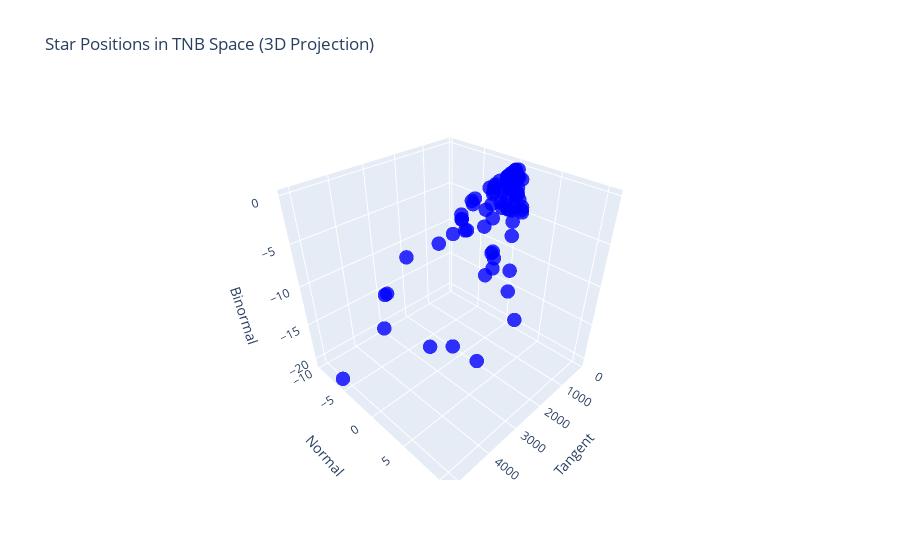
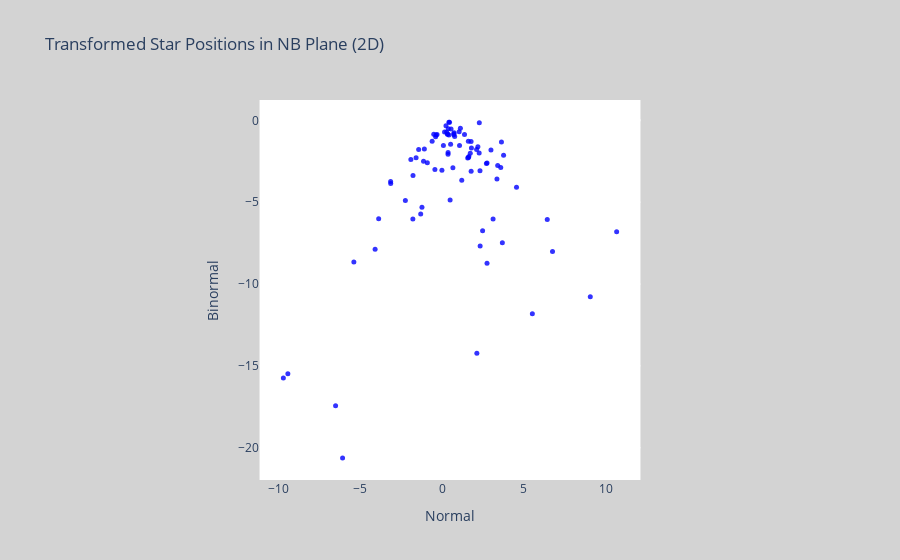
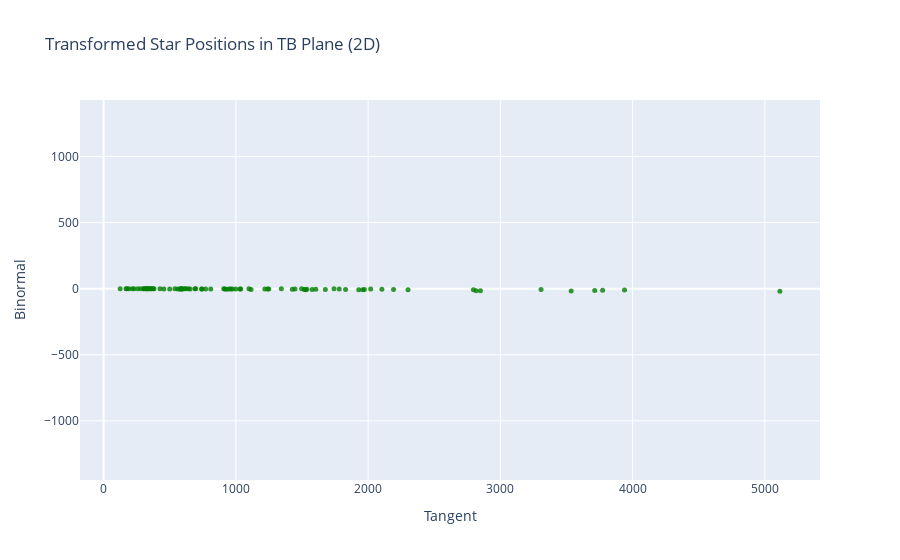
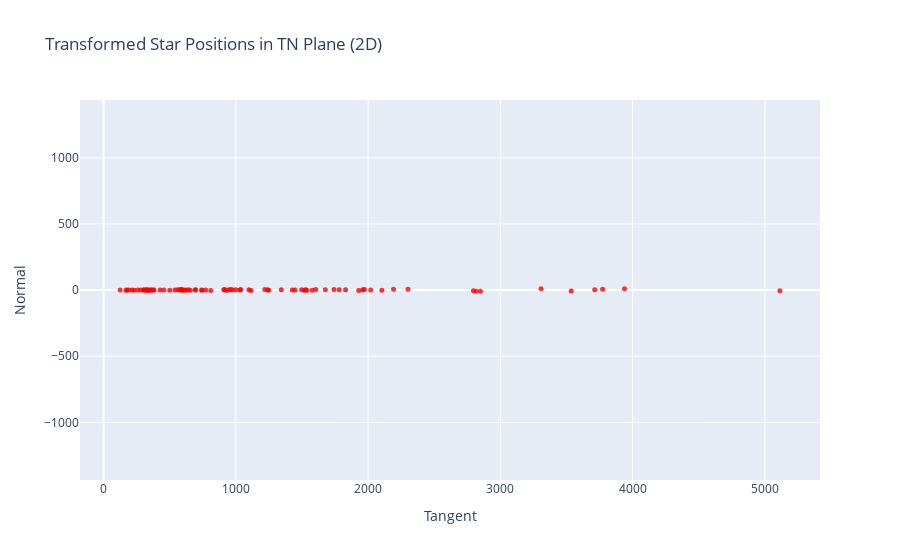

The cell these charts' notebook holds for them, in order:
### Code cell
import numpy as np
import plotly.graph_objects as go
from astropy.coordinates import SkyCoord
from astropy import units as u
from astroquery.gaia import Gaia
from scipy.stats import linregress

# Query Gaia data
coord = SkyCoord(ra=280, dec=-60, unit=(u.degree, u.degree))
width = u.Quantity(0.1, u.deg)
height = u.Quantity(0.1, u.deg)
#r = Gaia.query_object_async(coordinate=coord, width=width, height=height)

job = Gaia.launch_job_async("select top 200 ra, dec, distance_gspphot "
                            "from gaiadr3.gaia_source_lite order by source_id",
                            dump_to_file=False, output_format='csv')
r = job.get_data()
i = 0
remove_list = []
for row in r:
    if not row[2]:
        remove_list.append(i)
    i += 1
r.remove_rows(remove_list)

# Extract relevant columns
ra = r['ra']
dec = r['dec']
distance = r['distance_gspphot']

# Convert to radians
ra_rad = np.radians(ra)
dec_rad = np.radians(dec)

# Convert spherical coordinates to Cartesian coordinates
x = distance * np.cos(dec_rad) * np.cos(ra_rad)
y = distance * np.cos(dec_rad) * np.sin(ra_rad)
z = distance * np.sin(dec_rad)

# Perform linear regression to find the line of best fit in the xy plane
slope, intercept, _, _, _ = linregress(x, y)

# Calculate the direction vector of the line of best fit (Tangent vector)
tangent_vector = np.array([1, slope, 0])
tangent_vector /= np.linalg.norm(tangent_vector)

# Calculate the normal vector to the line of best fit
normal_vector = np.cross(tangent_vector, np.array([0, 0, 1]))
normal_vector /= np.linalg.norm(normal_vector)

# Calculate the binormal vector
binormal_vector = np.cross(tangent_vector, normal_vector)
binormal_vector /= np.linalg.norm(binormal_vector)

# Create the transformation matrix from XYZ to TNB
transformation_matrix = np.vstack((tangent_vector, normal_vector, binormal_vector)).T

# Transform the points into the TNB coordinate system
transformed_points = np.dot(transformation_matrix, np.vstack((x, y, z)))

# Extract the transformed coordinates
t_transformed = transformed_points[0, :]
n_transformed = transformed_points[1, :]
b_transformed = transformed_points[2, :]

# Create a 3D scatter plot with the transformed points
fig = go.Figure()

# Add the transformed points to the plot
fig.add_trace(go.Scatter3d(
    x=t_transformed, y=n_transformed, z=b_transformed,
    mode='markers',
    marker=dict(
        size=5,
        color='blue',  # Use a different color for the transformed points
        opacity=0.8
    ),
    name='Transformed Points'
))

fig.update_layout(
    title='Star Positions in TNB Space (3D Projection)',
    scene=dict(
        xaxis_title='Tangent',
        yaxis_title='Normal',
        zaxis_title='Binormal',
        aspectmode='manual',
        aspectratio=dict(x=1, y=1, z=1)
    )
)

fig.show()

# Create a 2D scatter plot for the NB plane
fig_2d_nb = go.Figure()

# Add the transformed points to the 2D plot
fig_2d_nb.add_trace(go.Scatter(
    x=n_transformed, y=b_transformed,
    mode='markers',
    marker=dict(
        size=5,
        color='blue',  # Use a different color for the transformed points
        opacity=0.8
    ),
    name='Transformed Points'
))

fig_2d_nb.update_layout(
    title='Transformed Star Positions in NB Plane (2D)',
    xaxis_title='Normal',
    yaxis_title='Binormal',
    yaxis=dict(scaleanchor="x", scaleratio=1),  # Ensure the y-axis is scaled to the x-axis
    xaxis=dict(constrain='domain'),  # Ensure the x-axis is constrained to the domain
    paper_bgcolor='lightgrey',  # Background color for the paper
    plot_bgcolor='white'  # Background color for the plot
)

fig_2d_nb.show()

# Create a 2D scatter plot for the TB plane
fig_2d_tb = go.Figure()

# Add the transformed points to the 2D plot
fig_2d_tb.add_trace(go.Scatter(
    x=t_transformed, y=b_transformed,
    mode='markers',
    marker=dict(
        size=5,
        color='green',  # Use a different color for the transformed points
        opacity=0.8
    ),
    name='Transformed Points'
))

fig_2d_tb.update_layout(
    title='Transformed Star Positions in TB Plane (2D)',
    xaxis_title='Tangent',
    yaxis_title='Binormal',
    yaxis=dict(scaleanchor="x", scaleratio=1),  # Ensure the y-axis is scaled to the x-axis
    xaxis=dict(constrain='domain'),  # Ensure the x-axis is constrained to the domain
)

fig_2d_tb.show()

# Create a 2D scatter plot for the TN plane
fig_2d_tn = go.Figure()

# Add the transformed points to the 2D plot
fig_2d_tn.add_trace(go.Scatter(
    x=t_transformed, y=n_transformed,
    mode='markers',
    marker=dict(
        size=5,
        color='red',  # Use a different color for the transformed points
        opacity=0.8
    ),
    name='Transformed Points'
))

fig_2d_tn.update_layout(
    title='Transformed Star Positions in TN Plane (2D)',
    xaxis_title='Tangent',
    yaxis_title='Normal',
    yaxis=dict(scaleanchor="x", scaleratio=1),  # Ensure the y-axis is scaled to the x-axis
    xaxis=dict(constrain='domain'),  # Ensure the x-axis is constrained to the domain
)

fig_2d_tn.show()

### Figure 1 — Plotly figure (JSON) as saved in the notebook; plotly's stock layout.template omitted (floating-point values rounded to 4 significant figures)
{"data": [{"marker": {"color": "blue", "opacity": 0.8, "size": 5}, "mode": "markers", "name": "Transformed Points", "type": "scatter3d", "x": [1497.0, 302.2, 332.8, 1742.0, 621.2, 690.6, 1344.0, 1099.0, 1240.0, 426.0, 696.3, 1781.0, 313.3, 2019.0, 1447.0, 363.1, 1249.0, 358.8, 2104.0, 380.6, 771.2, 581.7, 1031.0, 1427.0, 3308.0, 908.1, 345.6, 595.2, 323.2, 124.5, 1604.0, 999.1, 640.3, 330.4, 3939.0, 538.9, 1036.0, 322.9, 961.0, 915.6, 2192.0, 1219.0, 973.3, 302.8, 2302.0, 560.1, 279.2, 3773.0, 1830.0, 947.1, 190.4, 3714.0, 374.5, 175.7, 1971.0, 215.6, 577.9, 593.3, 578.4, 1676.0, 1959.0, 455.5, 741.6, 1527.0, 614.7, 2796.0, 1537.0, 741.8, 257.1, 653.9, 1929.0, 1577.0, 5114.0, 1518.0, 3535.0, 594.0, 929.3, 499.6, 168.7, 809.7, 343.9, 1115.0, 229.9, 2817.0, 2849.0], "y": [2.273, 0.4158, 0.4541, 3.626, 0.3781, 0.7175, 2.108, 2.187, 2.265, 1.118, 1.604, 2.707, 0.5471, -0.438, 0.6596, -0.3104, -1.776, -0.396, -1.23, 0.3291, 0.3661, 0.5211, -0.009498, 0.4899, 10.66, 2.985, 1.043, 1.77, 0.7345, 0.2378, 4.546, 2.746, 1.791, 0.7159, 9.052, 1.064, 3.756, 1.369, 3.583, 3.397, 6.424, 3.35, 2.316, 0.769, 6.744, 1.722, 0.339, 5.514, 3.114, 1.774, 0.276, 2.124, 0.08096, 0.1496, 3.681, 0.4158, 1.635, 1.61, 1.564, 2.474, 2.745, 0.3636, 1.201, 2.324, -1.082, -5.39, -2.243, -0.9017, -0.3673, -1.133, -4.091, -1.307, -6.079, -1.784, -6.505, -1.907, -3.138, -1.589, -0.508, -3.143, -1.431, -3.873, -0.6073, -9.42, -9.695], "z": [-0.1467, -0.111, -0.1155, -1.325, -0.5232, -0.8246, -1.79, -1.619, -2.003, -0.4819, -1.28, -2.64, -0.5272, -3.006, -2.903, -0.8735, -3.367, -1.004, -5.315, -0.8538, -1.967, -1.464, -3.047, -4.872, -6.811, -1.807, -0.6923, -1.288, -0.7552, -0.3372, -4.09, -2.611, -1.689, -0.8786, -10.78, -1.539, -2.137, -0.8599, -2.889, -2.755, -6.058, -3.591, -3.082, -0.9957, -8.018, -2.014, -0.831, -11.82, -6.021, -3.105, -0.7115, -14.22, -1.534, -0.7217, -7.476, -0.8951, -2.208, -2.269, -2.296, -6.752, -8.735, -2.08, -3.666, -7.672, -1.751, -8.654, -4.895, -2.594, -0.8978, -2.494, -7.876, -5.725, -20.62, -6.029, -17.43, -2.395, -3.857, -2.283, -0.8551, -3.731, -1.777, -6.017, -1.277, -15.48, -15.74]}], "layout": {"scene": {"aspectmode": "manual", "aspectratio": {"x": 1, "y": 1, "z": 1}, "xaxis": {"title": {"text": "Tangent"}}, "yaxis": {"title": {"text": "Normal"}}, "zaxis": {"title": {"text": "Binormal"}}}, "title": {"text": "Star Positions in TNB Space (3D Projection)"}}}

### Figure 2 — Plotly figure (JSON) as saved in the notebook; plotly's stock layout.template omitted (floating-point values rounded to 4 significant figures)
{"data": [{"marker": {"color": "blue", "opacity": 0.8, "size": 5}, "mode": "markers", "name": "Transformed Points", "type": "scatter", "x": [2.273, 0.4158, 0.4541, 3.626, 0.3781, 0.7175, 2.108, 2.187, 2.265, 1.118, 1.604, 2.707, 0.5471, -0.438, 0.6596, -0.3104, -1.776, -0.396, -1.23, 0.3291, 0.3661, 0.5211, -0.009498, 0.4899, 10.66, 2.985, 1.043, 1.77, 0.7345, 0.2378, 4.546, 2.746, 1.791, 0.7159, 9.052, 1.064, 3.756, 1.369, 3.583, 3.397, 6.424, 3.35, 2.316, 0.769, 6.744, 1.722, 0.339, 5.514, 3.114, 1.774, 0.276, 2.124, 0.08096, 0.1496, 3.681, 0.4158, 1.635, 1.61, 1.564, 2.474, 2.745, 0.3636, 1.201, 2.324, -1.082, -5.39, -2.243, -0.9017, -0.3673, -1.133, -4.091, -1.307, -6.079, -1.784, -6.505, -1.907, -3.138, -1.589, -0.508, -3.143, -1.431, -3.873, -0.6073, -9.42, -9.695], "y": [-0.1467, -0.111, -0.1155, -1.325, -0.5232, -0.8246, -1.79, -1.619, -2.003, -0.4819, -1.28, -2.64, -0.5272, -3.006, -2.903, -0.8735, -3.367, -1.004, -5.315, -0.8538, -1.967, -1.464, -3.047, -4.872, -6.811, -1.807, -0.6923, -1.288, -0.7552, -0.3372, -4.09, -2.611, -1.689, -0.8786, -10.78, -1.539, -2.137, -0.8599, -2.889, -2.755, -6.058, -3.591, -3.082, -0.9957, -8.018, -2.014, -0.831, -11.82, -6.021, -3.105, -0.7115, -14.22, -1.534, -0.7217, -7.476, -0.8951, -2.208, -2.269, -2.296, -6.752, -8.735, -2.08, -3.666, -7.672, -1.751, -8.654, -4.895, -2.594, -0.8978, -2.494, -7.876, -5.725, -20.62, -6.029, -17.43, -2.395, -3.857, -2.283, -0.8551, -3.731, -1.777, -6.017, -1.277, -15.48, -15.74]}], "layout": {"paper_bgcolor": "lightgrey", "plot_bgcolor": "white", "title": {"text": "Transformed Star Positions in NB Plane (2D)"}, "xaxis": {"constrain": "domain", "title": {"text": "Normal"}}, "yaxis": {"scaleanchor": "x", "scaleratio": 1, "title": {"text": "Binormal"}}}}

### Figure 3 — Plotly figure (JSON) as saved in the notebook; plotly's stock layout.template omitted (floating-point values rounded to 4 significant figures)
{"data": [{"marker": {"color": "green", "opacity": 0.8, "size": 5}, "mode": "markers", "name": "Transformed Points", "type": "scatter", "x": [1497.0, 302.2, 332.8, 1742.0, 621.2, 690.6, 1344.0, 1099.0, 1240.0, 426.0, 696.3, 1781.0, 313.3, 2019.0, 1447.0, 363.1, 1249.0, 358.8, 2104.0, 380.6, 771.2, 581.7, 1031.0, 1427.0, 3308.0, 908.1, 345.6, 595.2, 323.2, 124.5, 1604.0, 999.1, 640.3, 330.4, 3939.0, 538.9, 1036.0, 322.9, 961.0, 915.6, 2192.0, 1219.0, 973.3, 302.8, 2302.0, 560.1, 279.2, 3773.0, 1830.0, 947.1, 190.4, 3714.0, 374.5, 175.7, 1971.0, 215.6, 577.9, 593.3, 578.4, 1676.0, 1959.0, 455.5, 741.6, 1527.0, 614.7, 2796.0, 1537.0, 741.8, 257.1, 653.9, 1929.0, 1577.0, 5114.0, 1518.0, 3535.0, 594.0, 929.3, 499.6, 168.7, 809.7, 343.9, 1115.0, 229.9, 2817.0, 2849.0], "y": [-0.1467, -0.111, -0.1155, -1.325, -0.5232, -0.8246, -1.79, -1.619, -2.003, -0.4819, -1.28, -2.64, -0.5272, -3.006, -2.903, -0.8735, -3.367, -1.004, -5.315, -0.8538, -1.967, -1.464, -3.047, -4.872, -6.811, -1.807, -0.6923, -1.288, -0.7552, -0.3372, -4.09, -2.611, -1.689, -0.8786, -10.78, -1.539, -2.137, -0.8599, -2.889, -2.755, -6.058, -3.591, -3.082, -0.9957, -8.018, -2.014, -0.831, -11.82, -6.021, -3.105, -0.7115, -14.22, -1.534, -0.7217, -7.476, -0.8951, -2.208, -2.269, -2.296, -6.752, -8.735, -2.08, -3.666, -7.672, -1.751, -8.654, -4.895, -2.594, -0.8978, -2.494, -7.876, -5.725, -20.62, -6.029, -17.43, -2.395, -3.857, -2.283, -0.8551, -3.731, -1.777, -6.017, -1.277, -15.48, -15.74]}], "layout": {"title": {"text": "Transformed Star Positions in TB Plane (2D)"}, "xaxis": {"constrain": "domain", "title": {"text": "Tangent"}}, "yaxis": {"scaleanchor": "x", "scaleratio": 1, "title": {"text": "Binormal"}}}}

### Figure 4 — Plotly figure (JSON) as saved in the notebook; plotly's stock layout.template omitted (floating-point values rounded to 4 significant figures)
{"data": [{"marker": {"color": "red", "opacity": 0.8, "size": 5}, "mode": "markers", "name": "Transformed Points", "type": "scatter", "x": [1497.0, 302.2, 332.8, 1742.0, 621.2, 690.6, 1344.0, 1099.0, 1240.0, 426.0, 696.3, 1781.0, 313.3, 2019.0, 1447.0, 363.1, 1249.0, 358.8, 2104.0, 380.6, 771.2, 581.7, 1031.0, 1427.0, 3308.0, 908.1, 345.6, 595.2, 323.2, 124.5, 1604.0, 999.1, 640.3, 330.4, 3939.0, 538.9, 1036.0, 322.9, 961.0, 915.6, 2192.0, 1219.0, 973.3, 302.8, 2302.0, 560.1, 279.2, 3773.0, 1830.0, 947.1, 190.4, 3714.0, 374.5, 175.7, 1971.0, 215.6, 577.9, 593.3, 578.4, 1676.0, 1959.0, 455.5, 741.6, 1527.0, 614.7, 2796.0, 1537.0, 741.8, 257.1, 653.9, 1929.0, 1577.0, 5114.0, 1518.0, 3535.0, 594.0, 929.3, 499.6, 168.7, 809.7, 343.9, 1115.0, 229.9, 2817.0, 2849.0], "y": [2.273, 0.4158, 0.4541, 3.626, 0.3781, 0.7175, 2.108, 2.187, 2.265, 1.118, 1.604, 2.707, 0.5471, -0.438, 0.6596, -0.3104, -1.776, -0.396, -1.23, 0.3291, 0.3661, 0.5211, -0.009498, 0.4899, 10.66, 2.985, 1.043, 1.77, 0.7345, 0.2378, 4.546, 2.746, 1.791, 0.7159, 9.052, 1.064, 3.756, 1.369, 3.583, 3.397, 6.424, 3.35, 2.316, 0.769, 6.744, 1.722, 0.339, 5.514, 3.114, 1.774, 0.276, 2.124, 0.08096, 0.1496, 3.681, 0.4158, 1.635, 1.61, 1.564, 2.474, 2.745, 0.3636, 1.201, 2.324, -1.082, -5.39, -2.243, -0.9017, -0.3673, -1.133, -4.091, -1.307, -6.079, -1.784, -6.505, -1.907, -3.138, -1.589, -0.508, -3.143, -1.431, -3.873, -0.6073, -9.42, -9.695]}], "layout": {"title": {"text": "Transformed Star Positions in TN Plane (2D)"}, "xaxis": {"constrain": "domain", "title": {"text": "Tangent"}}, "yaxis": {"scaleanchor": "x", "scaleratio": 1, "title": {"text": "Normal"}}}}
